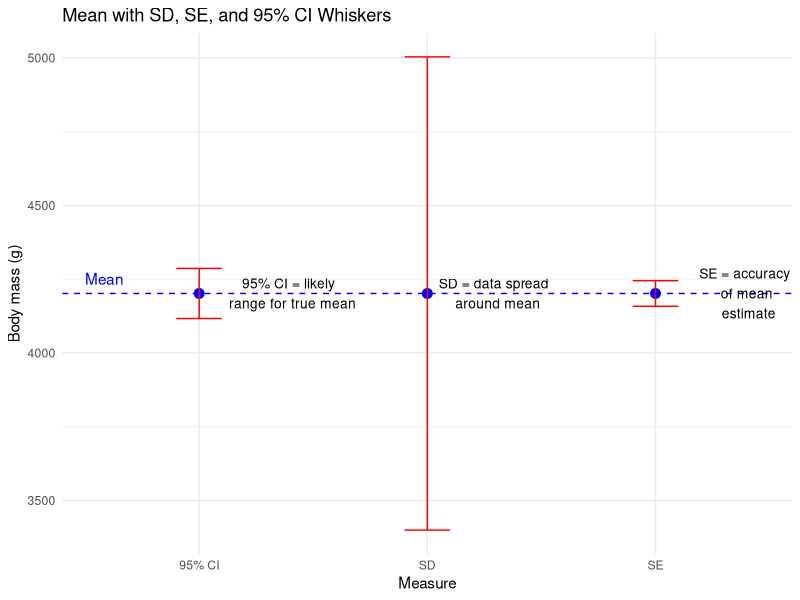
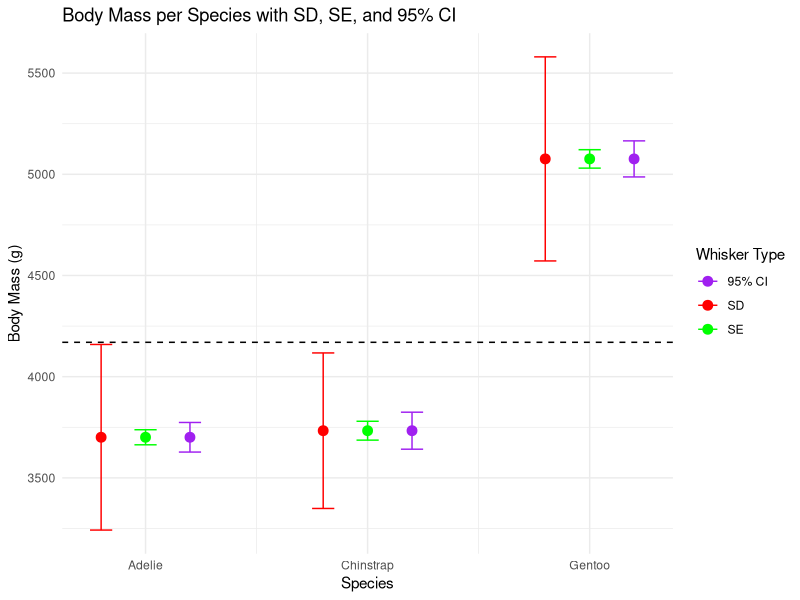

Write R code to recreate these figures, in order.
## ---- chunk 1
library(palmerpenguins)
library(ggplot2)

data("penguins")

# Remove only the missing values for columns we need
penguins_clean <- penguins[!is.na(penguins$bill_length_mm) & 
                            !is.na(penguins$species) &
                            !is.na(penguins$body_mass_g), ]

## ---- chunk 2
penguins_clean[1,]
## ---- chunk 3
penguins_clean[,1]
## ---- chunk 4
penguins_clean[1,1]
## ---- chunk 5
penguins_clean[,2:5]
penguins_clean[,c(2,5)]
## ---- chunk 6
mean(penguins_clean$bill_length_mm)
## ---- chunk 7
median(penguins_clean$bill_length_mm)
## ---- chunk 8
sd(penguins_clean$bill_length_mm)
## ---- chunk 9
se <- sd(penguins_clean$bill_length_mm) / sqrt(length(penguins_clean$bill_length_mm))
se
## ---- chunk 10
mean_val <- mean(penguins_clean$bill_length_mm)
ci_lower <- mean_val - 1.96 * se
ci_upper <- mean_val + 1.96 * se
c(ci_lower, ci_upper)
## ---- chunk 11
set.seed(123)
x <- rnorm(30, mean = 40, sd = 5)

mean_x <- mean(penguins_clean$body_mass_g)
sd_x <- sd(penguins_clean$body_mass_g)
se_x <- sd_x / sqrt(length(penguins_clean$body_mass_g))
ci_x <- c(mean_x - 1.96*se_x, mean_x + 1.96*se_x)


# Create a data frame for plotting whiskers
plot_df <- data.frame(
  measure = c("SD", "SE", "95% CI"),
  lower = c(mean_x - sd_x, mean_x - se_x, ci_x[1]),
  upper = c(mean_x + sd_x, mean_x + se_x, ci_x[2])
)

# Plot
ggplot(plot_df, aes(x = measure)) +
  geom_point(aes(y = mean_x), size = 3, color = "blue") +          # Mean as point
  geom_errorbar(aes(ymin = lower, ymax = upper), width = 0.2, color = "red") +
  labs(title = "Mean with SD, SE, and 95% CI Whiskers",
       y = "Body mass (g)", x = "Measure") +
  theme_minimal() +
  geom_hline(yintercept = mean_x, linetype = "dashed", color = "blue") +
    # Annotations
  annotate("text", x = 2.3, y = mean_x[1], 
           label = "SD = data spread \n around mean", color = "black", size = 3.5, hjust = 0.5) +
  annotate("text", x = 3.4, y = mean_x[1], 
           label = "SE = accuracy \n of mean \n estimate", color = "black", size = 3.5, hjust = 0.5) +
  annotate("text", x = 1.4, y = mean_x[1], 
           label = "95% CI = likely \n range for true mean", color = "black", size = 3.5, hjust = 0.5) +
  
  annotate("text", x = 0.5, y = mean_x + 50, label = "Mean", color = "blue", hjust = 0)
## ---- chunk 12
tapply(penguins_clean$bill_length_mm,
       penguins_clean$species,
       function(x) mean(x, na.rm = TRUE))
## ---- chunk 13
aggregate(bill_length_mm ~ species, data = penguins_clean, 
          FUN = function(x) c(mean = mean(x), sd = sd(x), n = length(x)))
## ---- chunk 14
library(dplyr)
library(tidyr)
library(ggplot2)

# Summarise stats per species
plot_df <- penguins_clean %>%
  group_by(species) %>%
  summarise(
    mean_val = mean(body_mass_g, na.rm = TRUE),
    sd_val   = sd(body_mass_g, na.rm = TRUE),
    se_val   = sd_val / sqrt(n()),
    ci_lower = mean_val - 1.96 * se_val,
    ci_upper = mean_val + 1.96 * se_val
  ) %>%
  # Prepare ymin/ymax and offsets for each measure BEFORE pivoting
  mutate(
    sd_ymin = mean_val - sd_val,
    sd_ymax = mean_val + sd_val,
    se_ymin = mean_val - se_val,
    se_ymax = mean_val + se_val,
    ci_ymin = ci_lower,
    ci_ymax = ci_upper,
    sd_x = as.numeric(factor(species)) - 0.2,
    se_x = as.numeric(factor(species)),
    ci_x = as.numeric(factor(species)) + 0.2
  )

# Convert to long format for plotting
whiskers <- tibble(
  species = rep(plot_df$species, 3),
  x = c(plot_df$sd_x, plot_df$se_x, plot_df$ci_x),
  ymin = c(plot_df$sd_ymin, plot_df$se_ymin, plot_df$ci_ymin),
  ymax = c(plot_df$sd_ymax, plot_df$se_ymax, plot_df$ci_ymax),
  type = rep(c("SD", "SE", "95% CI"), each = nrow(plot_df)),
  mean_val = rep(plot_df$mean_val, 3)
)

# Plot
ggplot(whiskers, aes(x = x, color = type)) +
  geom_errorbar(aes(ymin = ymin, ymax = ymax), width = 0.1) +
  geom_point(aes(y = mean_val), size = 3) +
  scale_x_continuous(breaks = 1:3, labels = unique(plot_df$species)) +
  scale_color_manual(values = c("SD" = "red", "SE" = "green", "95% CI" = "purple")) +
  geom_hline(yintercept = mean(plot_df$mean_val), linetype = "dashed", color = "black") +
  labs(
    title = "Body Mass per Species with SD, SE, and 95% CI",
    x = "Species",
    y = "Body Mass (g)",
    color = "Whisker Type"
  ) +
  theme_minimal()
